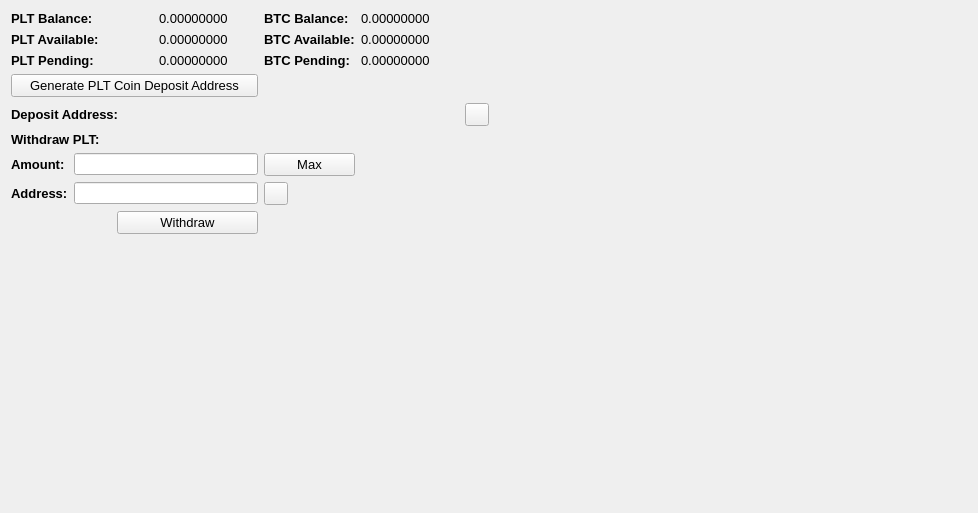
     <widget class="QWidget" name="BalanceTab">
      <attribute name="title">
       <string>Balance</string>
      </attribute>
      <layout class="QGridLayout" name="gridLayout_2">
       <item row="0" column="0" colspan="2">
        <widget class="QLabel" name="label_11">
         <property name="font">
          <font>
           <pointsize>10</pointsize>
           <weight>75</weight>
           <bold>true</bold>
          </font>
         </property>
         <property name="text">
          <string>PLT Balance:</string>
         </property>
        </widget>
       </item>
       <item row="0" column="3">
        <widget class="QLabel" name="TXBalanceLabel">
         <property name="font">
          <font>
           <pointsize>10</pointsize>
          </font>
         </property>
         <property name="text">
          <string>0.00000000</string>
         </property>
         <property name="textInteractionFlags">
          <set>Qt::LinksAccessibleByMouse|Qt::TextSelectableByMouse</set>
         </property>
        </widget>
       </item>
       <item row="0" column="4">
        <widget class="QLabel" name="label_12">
         <property name="font">
          <font>
           <pointsize>10</pointsize>
           <weight>75</weight>
           <bold>true</bold>
          </font>
         </property>
         <property name="text">
          <string>BTC Balance:</string>
         </property>
        </widget>
       </item>
       <item row="0" column="5">
        <widget class="QLabel" name="BitcoinBalanceLabel">
         <property name="font">
          <font>
           <pointsize>10</pointsize>
          </font>
         </property>
         <property name="text">
          <string>0.00000000</string>
         </property>
         <property name="textInteractionFlags">
          <set>Qt::LinksAccessibleByMouse|Qt::TextSelectableByMouse</set>
         </property>
        </widget>
       </item>
       <item row="0" column="7" rowspan="10">
        <spacer name="horizontalSpacer_4">
         <property name="orientation">
          <enum>Qt::Horizontal</enum>
         </property>
         <property name="sizeHint" stdset="0">
          <size>
           <width>478</width>
           <height>488</height>
          </size>
         </property>
        </spacer>
       </item>
       <item row="1" column="0" colspan="2">
        <widget class="QLabel" name="label_13">
         <property name="font">
          <font>
           <pointsize>10</pointsize>
           <weight>75</weight>
           <bold>true</bold>
          </font>
         </property>
         <property name="text">
          <string>PLT Available:</string>
         </property>
        </widget>
       </item>
       <item row="1" column="3">
        <widget class="QLabel" name="TXAvailableLabel_2">
         <property name="font">
          <font>
           <pointsize>10</pointsize>
          </font>
         </property>
         <property name="text">
          <string>0.00000000</string>
         </property>
         <property name="textInteractionFlags">
          <set>Qt::LinksAccessibleByMouse|Qt::TextSelectableByMouse</set>
         </property>
        </widget>
       </item>
       <item row="1" column="4">
        <widget class="QLabel" name="label_15">
         <property name="font">
          <font>
           <pointsize>10</pointsize>
           <weight>75</weight>
           <bold>true</bold>
          </font>
         </property>
         <property name="text">
          <string>BTC Available:</string>
         </property>
        </widget>
       </item>
       <item row="1" column="5">
        <widget class="QLabel" name="BitcoinAvailableLabel">
         <property name="font">
          <font>
           <pointsize>10</pointsize>
          </font>
         </property>
         <property name="text">
          <string>0.00000000</string>
         </property>
         <property name="textInteractionFlags">
          <set>Qt::LinksAccessibleByMouse|Qt::TextSelectableByMouse</set>
         </property>
        </widget>
       </item>
       <item row="2" column="0" colspan="2">
        <widget class="QLabel" name="label_14">
         <property name="font">
          <font>
           <pointsize>10</pointsize>
           <weight>75</weight>
           <bold>true</bold>
          </font>
         </property>
         <property name="text">
          <string>PLT Pending:</string>
         </property>
        </widget>
       </item>
       <item row="2" column="3">
        <widget class="QLabel" name="TXPendingLabel">
         <property name="font">
          <font>
           <pointsize>10</pointsize>
          </font>
         </property>
         <property name="text">
          <string>0.00000000</string>
         </property>
         <property name="textInteractionFlags">
          <set>Qt::LinksAccessibleByMouse|Qt::TextSelectableByMouse</set>
         </property>
        </widget>
       </item>
       <item row="2" column="4">
        <widget class="QLabel" name="label_31">
         <property name="font">
          <font>
           <pointsize>10</pointsize>
           <weight>75</weight>
           <bold>true</bold>
          </font>
         </property>
         <property name="text">
          <string>BTC Pending:</string>
         </property>
        </widget>
       </item>
       <item row="2" column="5">
        <widget class="QLabel" name="BitcoinPendingLabel">
         <property name="font">
          <font>
           <pointsize>10</pointsize>
          </font>
         </property>
         <property name="text">
          <string>0.00000000</string>
         </property>
         <property name="textInteractionFlags">
          <set>Qt::LinksAccessibleByMouse|Qt::TextSelectableByMouse</set>
         </property>
        </widget>
       </item>
       <item row="3" column="0" colspan="4">
        <widget class="QPushButton" name="GenDepositBTN">
         <property name="font">
          <font>
           <pointsize>10</pointsize>
          </font>
         </property>
         <property name="text">
          <string>Generate PLT Coin Deposit Address</string>
         </property>
        </widget>
       </item>
       <item row="4" column="0" colspan="3">
        <widget class="QLabel" name="label_33">
         <property name="font">
          <font>
           <pointsize>10</pointsize>
           <weight>75</weight>
           <bold>true</bold>
          </font>
         </property>
         <property name="text">
          <string>Deposit Address:</string>
         </property>
        </widget>
       </item>
       <item row="4" column="3" colspan="3">
        <widget class="QLabel" name="DepositAddressLabel">
         <property name="minimumSize">
          <size>
           <width>300</width>
           <height>0</height>
          </size>
         </property>
         <property name="palette">
          <palette>
           <active>
            <colorrole role="WindowText">
             <brush brushstyle="SolidPattern">
              <color alpha="255">
               <red>0</red>
               <green>0</green>
               <blue>0</blue>
              </color>
             </brush>
            </colorrole>
            <colorrole role="Text">
             <brush brushstyle="SolidPattern">
              <color alpha="255">
               <red>0</red>
               <green>0</green>
               <blue>255</blue>
              </color>
             </brush>
            </colorrole>
           </active>
           <inactive>
            <colorrole role="WindowText">
             <brush brushstyle="SolidPattern">
              <color alpha="255">
               <red>0</red>
               <green>0</green>
               <blue>0</blue>
              </color>
             </brush>
            </colorrole>
            <colorrole role="Text">
             <brush brushstyle="SolidPattern">
              <color alpha="255">
               <red>0</red>
               <green>0</green>
               <blue>255</blue>
              </color>
             </brush>
            </colorrole>
           </inactive>
           <disabled>
            <colorrole role="WindowText">
             <brush brushstyle="SolidPattern">
              <color alpha="255">
               <red>120</red>
               <green>120</green>
               <blue>120</blue>
              </color>
             </brush>
            </colorrole>
            <colorrole role="Text">
             <brush brushstyle="SolidPattern">
              <color alpha="255">
               <red>120</red>
               <green>120</green>
               <blue>120</blue>
              </color>
             </brush>
            </colorrole>
           </disabled>
          </palette>
         </property>
         <property name="font">
          <font>
           <pointsize>10</pointsize>
           <weight>75</weight>
           <bold>true</bold>
          </font>
         </property>
         <property name="text">
          <string/>
         </property>
         <property name="alignment">
          <set>Qt::AlignRight|Qt::AlignTrailing|Qt::AlignVCenter</set>
         </property>
         <property name="textInteractionFlags">
          <set>Qt::LinksAccessibleByMouse|Qt::TextSelectableByKeyboard|Qt::TextSelectableByMouse</set>
         </property>
        </widget>
       </item>
       <item row="4" column="6">
        <widget class="QToolButton" name="DepositCopyButton">
         <property name="toolTip">
          <string>Copy to clipboard</string>
         </property>
         <property name="text">
          <string/>
         </property>
         <property name="icon">
          <iconset resource="../bitcoin.qrc">
           <normaloff>:/icons/editcopy</normaloff>:/icons/editcopy</iconset>
         </property>
         <property name="shortcut">
          <string>Alt+P</string>
         </property>
        </widget>
       </item>
       <item row="5" column="0" colspan="2">
        <widget class="QLabel" name="label_34">
         <property name="font">
          <font>
           <pointsize>10</pointsize>
           <weight>75</weight>
           <bold>true</bold>
          </font>
         </property>
         <property name="text">
          <string>Withdraw PLT:</string>
         </property>
        </widget>
       </item>
       <item row="6" column="0">
        <widget class="QLabel" name="label_26">
         <property name="font">
          <font>
           <pointsize>10</pointsize>
           <weight>75</weight>
           <bold>true</bold>
          </font>
         </property>
         <property name="text">
          <string>Amount:</string>
         </property>
        </widget>
       </item>
       <item row="6" column="1" colspan="3">
        <widget class="QLineEdit" name="WithdrawUnitsInput">
         <property name="font">
          <font>
           <pointsize>9</pointsize>
           <weight>75</weight>
           <bold>true</bold>
          </font>
         </property>
         <property name="text">
          <string/>
         </property>
        </widget>
       </item>
       <item row="6" column="4">
        <widget class="QPushButton" name="Withdraw_Max_Amount">
         <property name="font">
          <font>
           <pointsize>10</pointsize>
          </font>
         </property>
         <property name="text">
          <string>Max</string>
         </property>
        </widget>
       </item>
       <item row="7" column="0">
        <widget class="QLabel" name="label_10">
         <property name="font">
          <font>
           <pointsize>10</pointsize>
           <weight>75</weight>
           <bold>true</bold>
          </font>
         </property>
         <property name="text">
          <string>Address:</string>
         </property>
        </widget>
       </item>
       <item row="7" column="1" colspan="3">
        <widget class="QLineEdit" name="WithdrawAddress">
         <property name="font">
          <font>
           <pointsize>9</pointsize>
           <weight>75</weight>
           <bold>true</bold>
          </font>
         </property>
        </widget>
       </item>
       <item row="7" column="4">
        <widget class="QToolButton" name="WithdrawPasteButton">
         <property name="toolTip">
          <string>Paste from clipboard</string>
         </property>
         <property name="text">
          <string/>
         </property>
         <property name="icon">
          <iconset resource="../bitcoin.qrc">
           <normaloff>:/icons/editpaste</normaloff>:/icons/editpaste</iconset>
         </property>
         <property name="shortcut">
          <string>Alt+P</string>
         </property>
        </widget>
       </item>
       <item row="8" column="2" colspan="2">
        <widget class="QPushButton" name="WithdrawUnitsBtn">
         <property name="font">
          <font>
           <pointsize>10</pointsize>
          </font>
         </property>
         <property name="text">
          <string>Withdraw</string>
         </property>
        </widget>
       </item>
       <item row="9" column="0" colspan="6">
        <spacer name="verticalSpacer">
         <property name="orientation">
          <enum>Qt::Vertical</enum>
         </property>
         <property name="sizeHint" stdset="0">
          <size>
           <width>428</width>
           <height>262</height>
          </size>
         </property>
        </spacer>
       </item>
      </layout>
      <zorder>label_31</zorder>
      <zorder>label_15</zorder>
      <zorder>label_12</zorder>
      <zorder>label_14</zorder>
      <zorder>label_13</zorder>
      <zorder>label_11</zorder>
      <zorder>BitcoinBalanceLabel</zorder>
      <zorder>TXBalanceLabel</zorder>
      <zorder>TXAvailableLabel_2</zorder>
      <zorder>TXPendingLabel</zorder>
      <zorder>BitcoinAvailableLabel</zorder>
      <zorder>BitcoinPendingLabel</zorder>
      <zorder>label_33</zorder>
      <zorder>GenDepositBTN</zorder>
      <zorder>DepositAddressLabel</zorder>
      <zorder>Withdraw_Max_Amount</zorder>
      <zorder>label_34</zorder>
      <zorder>WithdrawUnitsInput</zorder>
      <zorder>label_10</zorder>
      <zorder>label_26</zorder>
      <zorder>WithdrawAddress</zorder>
      <zorder>WithdrawUnitsBtn</zorder>
      <zorder>horizontalSpacer_4</zorder>
      <zorder>verticalSpacer</zorder>
      <zorder>WithdrawPasteButton</zorder>
      <zorder>DepositCopyButton</zorder>
     </widget>
